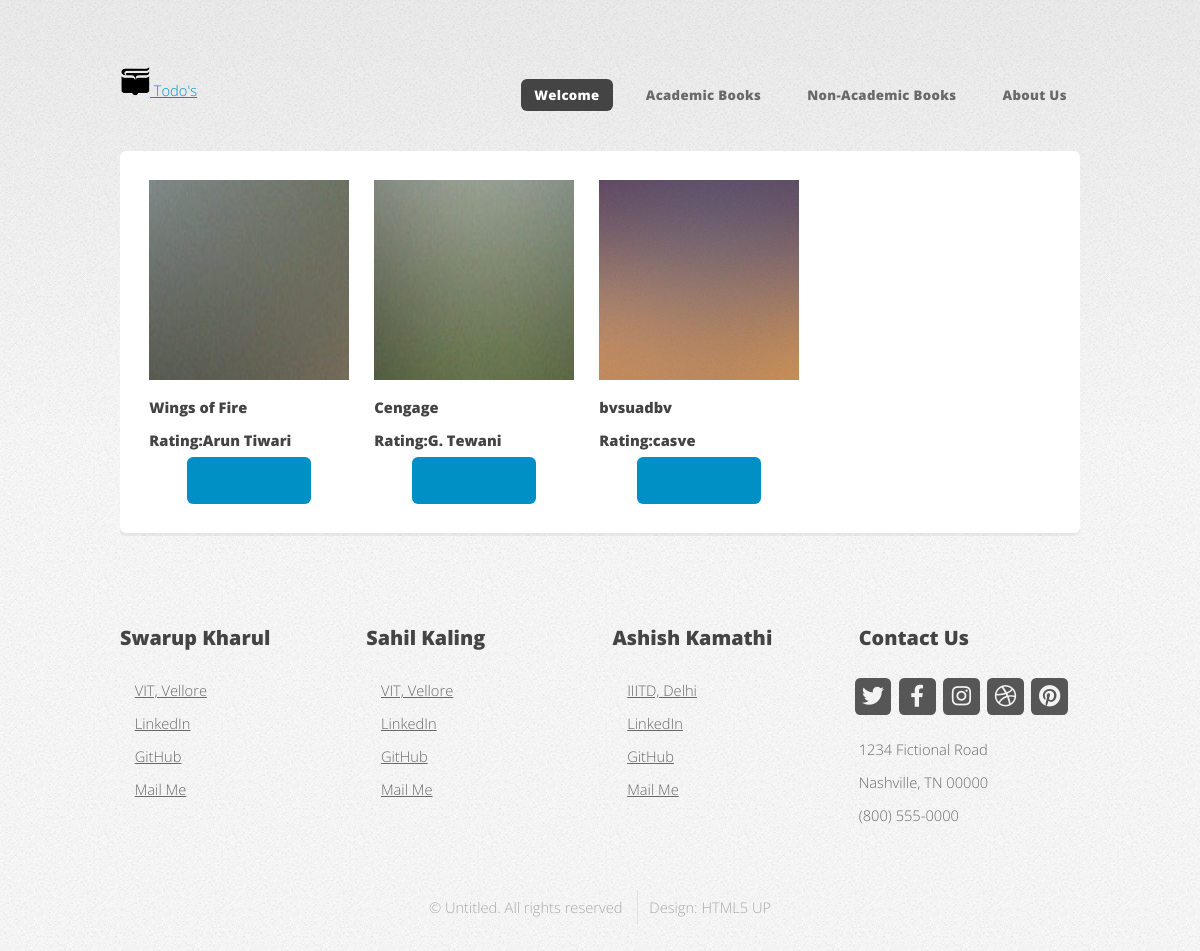
The app's page /academic/ with its own data.
### trade/models.py (models this page shows, shortened)
class Books(models.Model):
    objects = None
    bookname = models.CharField(max_length=100, null=True)
    author = models.CharField(max_length=100, default='Anonymous')
    description = models.TextField(null=True)
    condition = models.CharField(max_length=100, default='Used')
    academic = models.CharField(choices=book_choices, max_length=13, default="academic")
    image1 = models.ImageField(upload_to='books/', default='Hello')
    image2 = models.ImageField(upload_to='books/', blank=True)
    image3 = models.ImageField(upload_to='books/', blank=True)
    image4 = models.ImageField(upload_to='books/', blank=True)
    city = models.CharField(max_length=255, default='Pune')
    location = PlainLocationField(based_fields=['city'], zoom=7, default='Pune')
    user = models.ForeignKey(User, on_delete=models.CASCADE)

### trade/views.py (the view)
# urls.py: path('academic/', views.academic, name='academic'),
def academic(request):
    books = Books.objects.filter(academic="academic")
    return render(request, 'academic.html', {'books': books})

### trade/templates/academic.html
{% extends "base.html" %}
{% load static %}
{% block content %}
<div class="box container">
    <div class="row">
        {% for b in books %}
        <div class="col-lg-3 col-md-6 ">
            <div class="card m-2">
                <img class="card-img-top" src="{{ b.image1.url }}" alt="Movie image cap" height=200 width=200>
                <div class="card-body">
                    <h5 class="card-title">{{ b.bookname }}
                    </h5>
                    <h6>Rating:{{ b.author }}</h5>
                        <center>
                            <button class="btn btn-primary" type="submit">
                                <a href="{% url 'bookdetails' b.id %}"> Details</a>
                            </button>
                        </center>
                </div>
            </div>
        </div>
        {% endfor %}
    </div>
</div>
{% endblock %}

### trade/static/front/css/main.css (style rules this page uses)
html, body, div, span, applet, object, iframe, h2, h3, h4, h5, h6, p, blockquote, pre, a, abbr, acronym, address, big, cite, code, del, dfn, em, img, ins, kbd, q, s, samp, small, strike, strong, sub, sup, tt, var, b, u, i, center, dl, dt, dd, ol, ul, li, fieldset, form, label, legend, table, caption, tbody, tfoot, thead, tr, th, td, article, aside, canvas, details, embed, figure, figcaption, footer, header, hgroup, menu, nav, output, ruby, section, summary, time, mark, audio, video { margin: 0; padding: 0; border: 0; font-size: 100%; font: inherit; vertical-align: baseline; }
body { line-height: 1; }
body { -webkit-text-size-adjust: none; }
html { box-sizing: border-box; }
*, *:before, *:after { box-sizing: inherit; }
body { background-image: -moz-linear-gradient(top, rgba(0, 0, 0, 0.05), rgba(0, 0, 0, 0)), url("images/bg01.png"); background-image: -webkit-linear-gradient(top, rgba(0, 0, 0, 0.05), rgba(0, 0, 0, 0)), url("images/bg01.png"); background-image: -ms-linear-gradient(top, rgba(0, 0, 0, 0.05), rgba(0, 0, 0, 0)), url("images/bg01.png"); background-image: linear-gradient(top, rgba(0, 0, 0, 0.05), rgba(0, 0, 0, 0)), url("images/bg01.png"); background-color: #f7f7f7; background-position: top left, top left; background-repeat: repeat-x, repeat; background-size: 100% 30em, auto; font-family: 'Open Sans', sans-serif; font-size: 13pt; color: #696969; font-weight: 300; line-height: 2.25em; }
a { color: #0090c5; text-decoration: underline; }
h2, h3, h4, h5, h6 { color: #444; font-weight: 800; }
.container { margin: 0 auto; max-width: 100%; width: 1400px; }
@media screen and (max-width: 1680px) { .container { width: 1200px; } }
@media screen and (max-width: 1280px) { .container { width: 960px; } }
.row { display: flex; flex-wrap: wrap; box-sizing: border-box; align-items: stretch; }
.row > * { box-sizing: border-box; }
.row { margin-top: -40px; margin-left: -40px; }
.row > * { padding: 40px 0 0 40px; }
@media screen and (max-width: 1680px) { .row { display: flex; flex-wrap: wrap; box-sizing: border-box; align-items: stretch; } }
@media screen and (max-width: 1680px) { .row > * { box-sizing: border-box; } }
@media screen and (max-width: 1680px) { .row { margin-top: -40px; margin-left: -40px; } }
@media screen and (max-width: 1680px) { .row > * { padding: 40px 0 0 40px; } }
@media screen and (max-width: 1280px) { .row { display: flex; flex-wrap: wrap; box-sizing: border-box; align-items: stretch; } }
@media screen and (max-width: 1280px) { .row > * { box-sizing: border-box; } }
@media screen and (max-width: 1280px) { .row { margin-top: -25px; margin-left: -25px; } }
@media screen and (max-width: 1280px) { .row > * { padding: 25px 0 0 25px; } }
input[type="button"], input[type="submit"], input[type="reset"], button, .button { -moz-transition: background-color .25s ease-in-out; -webkit-transition: background-color .25s ease-in-out; -ms-transition: background-color .25s ease-in-out; transition: background-color .25s ease-in-out; -webkit-appearance: none; position: relative; display: inline-block; background: #0090c5; color: #fff; text-decoration: none; border-radius: 6px; font-weight: 800; outline: 0; border: 0; cursor: pointer; font-size: 1.35em; padding: 0.6em 1.5em; }
.box { background: #fff; border-radius: 6px; box-shadow: 0px 3px 0px 0px rgba(0, 0, 0, 0.05); padding: 2em; }
@media screen and (max-width: 1680px) { body, input, select, textarea { font-size: 12pt; } }
@media screen and (max-width: 1280px) { body, input, select, textarea { font-size: 11pt; } }

### records on screen
Books: image1 (picture), bookname "Wings of Fire", author "Arun Tiwari"
Books: image1 (picture), bookname "Cengage", author "G. Tewani"
Books: image1 (picture), bookname "bvsuadbv", author "casve"
